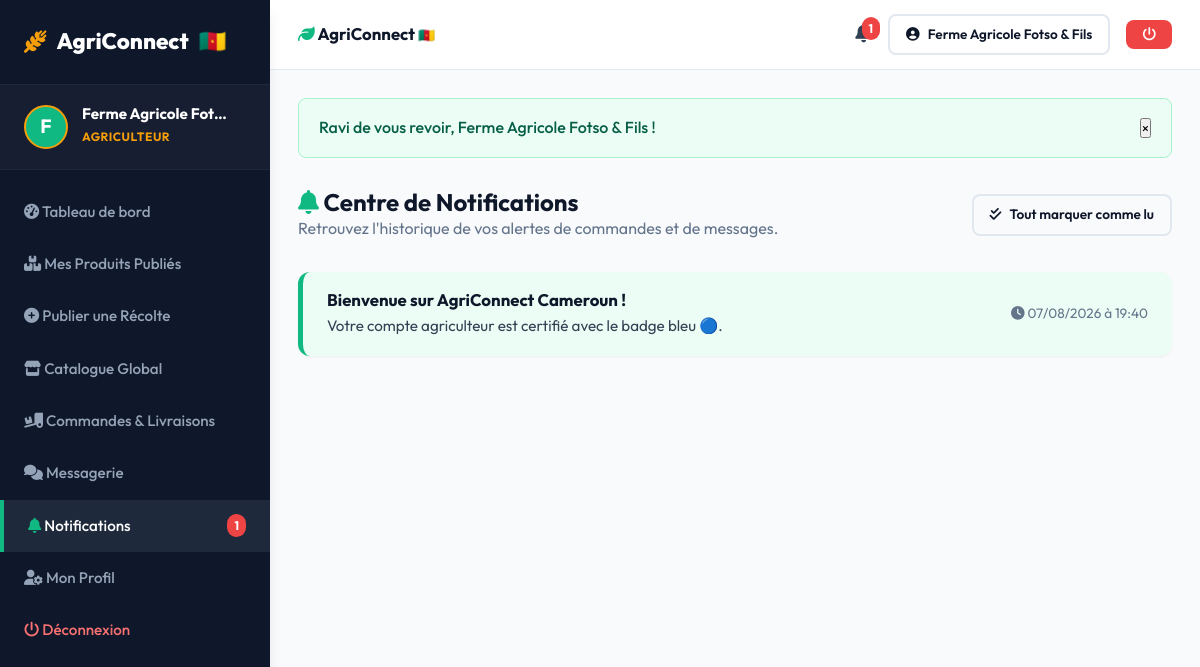
The page /notifications.php (signed in) on the database its author committed.
### tables this page shows
CREATE TABLE IF NOT EXISTS `notifications` (
  `id` INT AUTO_INCREMENT PRIMARY KEY,
  `utilisateur_id` INT NOT NULL,
  `titre` VARCHAR(150) NOT NULL,
  `message` TEXT NOT NULL,
  `lu` TINYINT(1) DEFAULT 0,
  `date_creation` DATETIME DEFAULT CURRENT_TIMESTAMP,
  FOREIGN KEY (`utilisateur_id`) REFERENCES `utilisateurs`(`id`) ON DELETE CASCADE
);

### notifications.php (the view, shortened to what this page needs)
<?php
require_once __DIR__ . '/includes/fonctions.php';
$user_id = $_SESSION['utilisateur_id'];
$stmt = $pdo->prepare("SELECT * FROM notifications WHERE utilisateur_id = ? ORDER BY date_creation DESC");
$stmt->execute([$user_id]);
$notifications = $stmt->fetchAll();
require_once __DIR__ . '/includes/header.php';
?>
<div style="display: flex; justify-content: space-between; align-items: center; margin-top: 30px; margin-bottom: 30px; flex-wrap: wrap; gap: 16px;">
    <div>
        <h2><i class="fa-solid fa-bell" style="color: var(--primary);"></i> Centre de Notifications</h2>
        <p style="color: var(--gray-500);">Retrouvez l'historique de vos alertes de commandes et de messages.</p>
    </div>
    <?php if (!empty($notifications)): ?>
        <a href="notifications.php?action=tout_lire" class="btn btn-outline btn-sm">
            <i class="fa-solid fa-check-double"></i> Tout marquer comme lu
        </a>
    <?php endif; ?>
</div>
<?php if (empty($notifications)): ?>
    <div style="text-align: center; padding: 60px 20px; background: var(--white); border-radius: var(--radius-md); border: 1px dashed var(--gray-500);">
        <i class="fa-solid fa-bell-slash" style="font-size: 3rem; color: var(--gray-500); margin-bottom: 16px;"></i>
        <h3>Aucune notification pour l'instant</h3>
        <p style="color: var(--gray-500);">Vous recevrez des alertes dès qu'une action concerne vos commandes ou livraisons.</p>
    </div>
<?php else: ?>
    <div style="display: flex; flex-direction: column; gap: 14px; margin-bottom: 60px;">
        <?php foreach ($notifications as $n): ?>
            <div style="background: <?php echo $n['lu'] ? 'var(--white)' : '#ecfdf5'; ?>; padding: 18px 24px; border-radius: var(--radius-md); border-left: 5px solid <?php echo $n['lu'] ? 'var(--gray-200)' : 'var(--primary)'; ?>; box-shadow: var(--shadow-sm); display: flex; justify-content: space-between; align-items: center; flex-wrap: wrap; gap: 12px;">
                <div>
                    <h4 style="margin: 0; color: var(--dark); font-size: 1.05rem;"><?php echo htmlspecialchars($n['titre']); ?></h4>
                    <p style="margin-top: 4px; color: var(--gray-700); font-size: 0.95rem;"><?php echo htmlspecialchars($n['message']); ?></p>
                </div>
                <small style="color: var(--gray-500); font-size: 0.85rem;"><i class="fa-solid fa-clock"></i> <?php echo formater_date($n['date_creation']); ?></small>
            </div>
        <?php endforeach; ?>
    </div>
<?php endif; ?>
<?php require_once __DIR__ . '/includes/footer.php'; ?>

### assets/css/style.css (style rules this page uses)
:root { --primary: #10b981; --primary-dark: #059669; --primary-light: #d1fae5; --accent: #f59e0b; --dark: #0f172a; --dark-surface: #1e293b; --light-bg: #f8fafc; --white: #ffffff; --gray-100: #f1f5f9; --gray-200: #e2e8f0; --gray-500: #64748b; --gray-700: #334155; --danger: #ef4444; --warning: #f59e0b; --success: #10b981; --info: #3b82f6; --shadow-sm: 0 1px 3px rgba(0,0,0,0.05); --shadow-md: 0 4px 6px -1px rgba(0,0,0,0.1), 0 2px 4px -1px rgba(0,0,0,0.06); --shadow-lg: 0 10px 15px -3px rgba(0,0,0,0.1), 0 4px 6px -2px rgba(0,0,0,0.05); --radius-sm: 8px; --radius-md: 12px; --radius-lg: 20px; --transition: all 0.3s cubic-bezier(0.4, 0, 0.2, 1); }
* { margin: 0; padding: 0; box-sizing: border-box; font-family: 'Outfit', -apple-system, BlinkMacSystemFont, "Segoe UI", Roboto, sans-serif; }
body { background-color: var(--light-bg); color: var(--gray-700); line-height: 1.6; min-height: 100vh; display: flex; flex-direction: column; overflow-x: hidden; }
a { color: inherit; text-decoration: none; }
h1, h2, h3, h4, h5, h6 { color: var(--dark); font-weight: 700; line-height: 1.2; }
.btn { display: inline-flex; align-items: center; justify-content: center; gap: 8px; padding: 12px 24px; border-radius: var(--radius-sm); font-weight: 600; font-size: 0.95rem; cursor: pointer; transition: var(--transition); border: none; text-align: center; white-space: nowrap; }
.btn-outline { background: transparent; border: 2px solid var(--gray-200); color: var(--dark); }
.btn-sm { padding: 8px 16px; font-size: 0.85rem; }

### rows shown on the page
notifications: titre "Bienvenue sur AgriConnect Cameroun !", message "Votre compte agriculteur est certifié avec le badge bleu 🔵.", date_creation "07/08/2026 à 19:40"

### other values the page prints
substr($user_nom, 0, 1) "F"
$user_nom "Ferme Agricole Fot…"
$user_role "AGRICULTEUR"
$nb_notifs "1"
$user_nom "Ferme Agricole Fotso & Fils"
$flash['message'] "Ravi de vous revoir, Ferme Agricole Fotso & Fils !"
